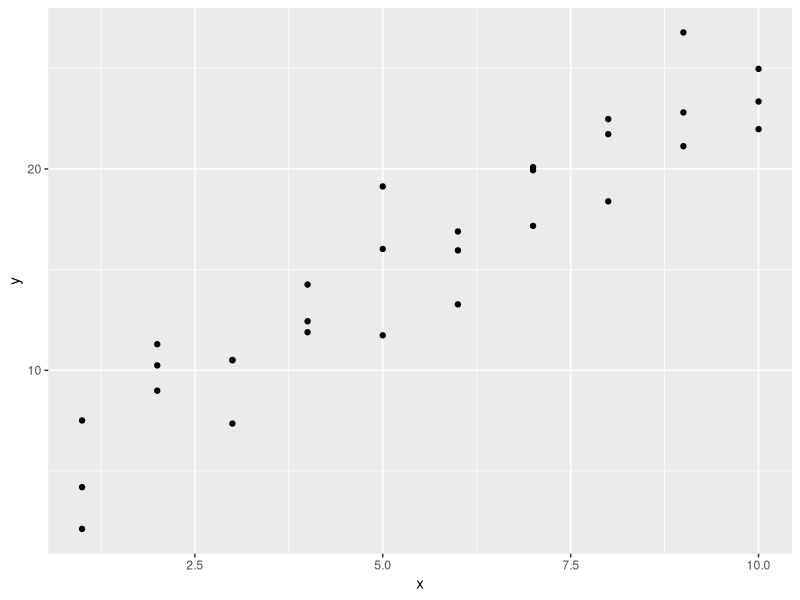
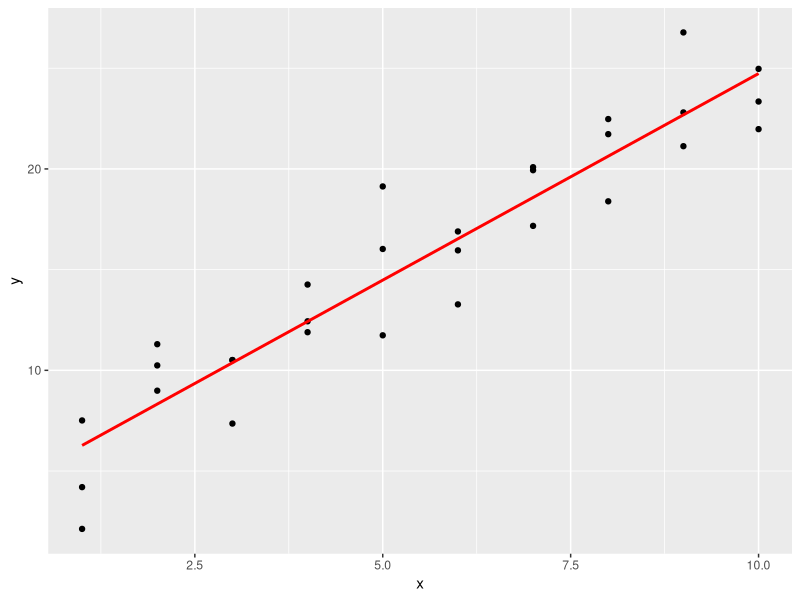
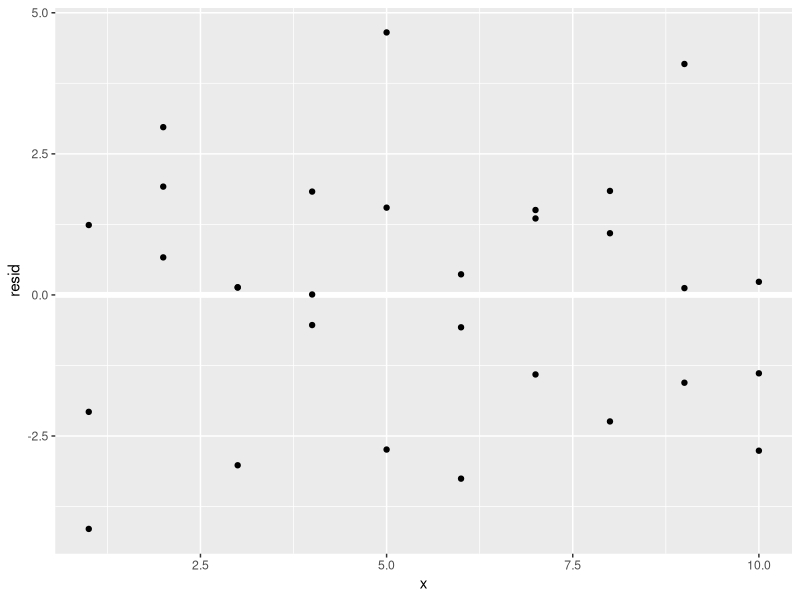

Source code (R) for these figures, in order:
library(tidyverse)

library(modelr)
options(na.action = na.warn)

ggplot(sim1, aes(x, y)) + 
  geom_point()

sim1_mod <- lm(y ~ x, data = sim1)
coef(sim1_mod)

grid <- sim1 %>% 
  data_grid(x) %>% 
  add_predictions(sim1_mod) 

ggplot(sim1, aes(x)) +
  geom_point(aes(y = y)) +
  geom_line(aes(y = pred), data = grid, colour = "red", size = 1)

sim1 <- sim1%>% 
  add_residuals(sim1_mod)

ggplot(sim1, aes(x, resid)) + 
  geom_ref_line(h = 0) +
  geom_point() 
